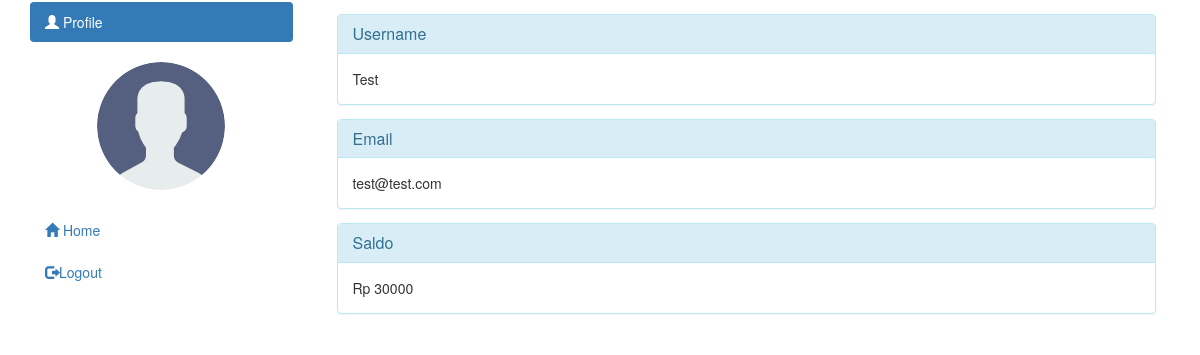
Before: /profile.php (signed in) with the older database file.
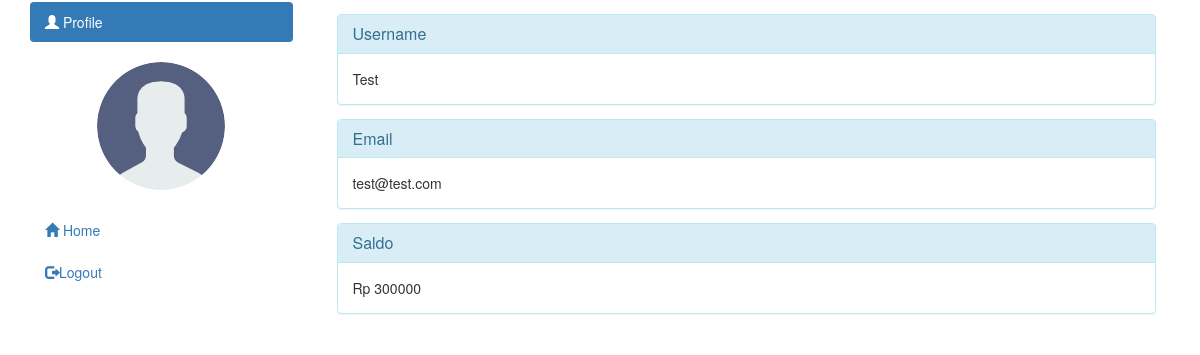
After: the same page with the newer database file.
### tables this page shows
CREATE TABLE `users` (
  `id` int(10) UNSIGNED NOT NULL,
  `username` varchar(191) NOT NULL,
  `email` varchar(191) NOT NULL,
  `password` varchar(191) NOT NULL,
  `saldo` int(11) UNSIGNED DEFAULT '30000',
  `level` int(11) NOT NULL,
  `created_at` datetime NOT NULL DEFAULT CURRENT_TIMESTAMP
);

### config.php (called while the page is built, shortened)
<?php
class Config {
  private $host = "localhost";
  private $username = "root";
  private $password = "";
  private $database = "db_kebonsirih";
  private $conn;
  	function __construct() {
		$this->conn = $this->connectDB();
	}
	function connectDB() {
		$conn = mysqli_connect($this->host,$this->username,$this->password,$this->database);
		return $conn;
	}
	function runQuery($query) {
		$result = mysqli_query($this->conn,$query) or die(mysqli_error($this->conn));
		while($row=mysqli_fetch_assoc($result)) {
			$resultset[] = $row;
		}
		if(!empty($resultset))
			return $resultset;
	}
}
?>

### profile.php (the view, shortened to what this page needs)
<?php
	require_once('config.php');
	$db = new Config();
    $namapengguna = $_SESSION["username"];
    $email = $db->runQuery("SELECT email FROM users WHERE username = '".$namapengguna."'");
    $saldo = $db->runQuery("SELECT saldo FROM users WHERE username = '".$namapengguna."'");
?>
<!DOCTYPE html>
<html>
<head>
    <link href="//maxcdn.bootstrapcdn.com/bootstrap/3.3.0/css/bootstrap.min.css" rel="stylesheet" id="bootstrap-css">
    <link rel="stylesheet" href="https://maxcdn.bootstrapcdn.com/bootstrap/3.3.7/css/bootstrap.min.css">
</head>
<body>
<div class="container">
        <div class="row">
            <div class="col-md-3">
                <ul class="nav nav-pills nav-stacked admin-menu" >
                    <li class="active"><a href="" data-target-id="profile"><i class="glyphicon glyphicon-user"></i> Profile</a></li>
                    <br>
                    <li>
                        <div class="text-center">
                            <img src="images/profilePicture.png" class="avatar img-circle" alt="avatar">
                        </div>
                    </li>
                    <br>
                    <li><a href="home.php" data-target-id="home"><i class="glyphicon glyphicon-home"></i> Home</a></li>
                    <li><a href="logout.php" data-target-id="logout"><i class="glyphicon glyphicon-log-out"></i>Logout</a></li>
                </ul>
            </div>
            <div class="col-md-9  admin-content" id="profile">
                <div class="panel panel-info" style="margin: 1em;">
                    <div class="panel-heading">
                        <h3 class="panel-title">Username</h3>
                    </div>
                    <div class="panel-body">
                    <?php
                    echo $namapengguna;
                    ?>
                    </div>
                </div>
                <div class="panel panel-info" style="margin: 1em;">
                    <div class="panel-heading">
                        <h3 class="panel-title">Email</h3>
                    </div>
                    <div class="panel-body">
                    <?php
                    echo $email[0]['email'];
                    ?>
                    </div>
                </div>
                <div class="panel panel-info" style="margin: 1em;">
                    <div class="panel-heading">
                        <h3 class="panel-title">Saldo</h3>
                    </div>
                    <div class="panel-body">
                    <?php
                    echo "Rp ".$saldo[0]['saldo'];
                    ?>
                    </div>
                </div>
            </div>
</div>
</body>
</html>

Changed rows visible on the page:
changed users "test@test.com": saldo "30000" → "300000"
